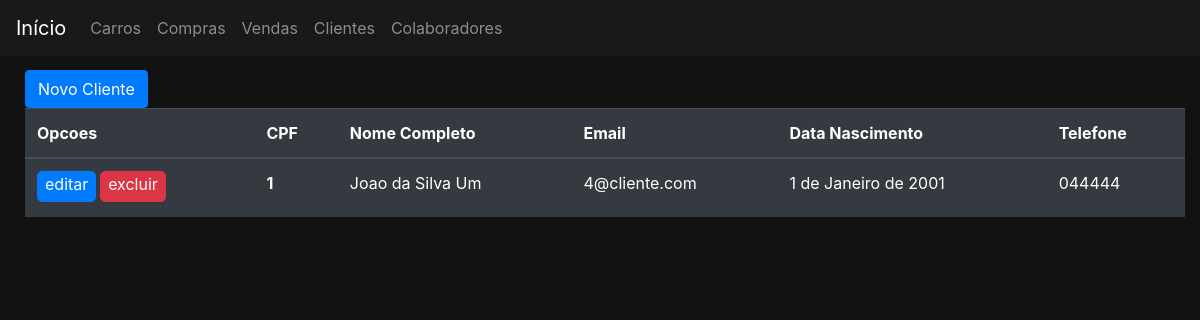
/clientes/, run on the app's committed database.
### clientes/models.py (models this page shows)
class Cliente(Pessoa):
    renda = models.DecimalField(max_digits=15, decimal_places=2, verbose_name='renda')
    profissao = models.CharField(max_length=20, verbose_name='profissao')
    class Meta:
        permissions = (
            ('permissao_gerente', 'permissao gerente'),
            ('permissao_supervisor', 'permissao supervisor'),
            ('permissao_vendedor', 'permissao vendendor'),
            ('permissao_funcionario', 'permissao todos funcionarios'),
        )

### clientes/views.py (the view)
# urls.py: path('', views.ClienteListar.as_view(), name='listar'),
class ClienteListar(generic.ListView, LoginRequiredMixin):
    model = Cliente
    paginate_by = 8
    template_name = 'clientes/clientes.html'
    permission_required = 'clientes.permissao_funcionario'

### clientes/templates/clientes/clientes.html (shortened to what this page needs)
{% extends 'base.html' %}
{% block pagination %}
    <div class="container">
        <div class="row">
            <div class="col-md-4">
                <a href=" {% url 'clientes:criar' %}" class="btn btn-primary botao_topo">Novo Cliente</a>
            </div>
            <div class="col-md-6">{{ block.super }}</div>
        </div>
    </div>
{% endblock %}
{% block 'body' %}
    <div class="container" >
        <div class="row">
            <div class="col-md">
                <table class="table table-dark">
                    <thead>
                        <tr>
                            <th scope="col">Opcoes</th>
                            <th scope="col">CPF</th>
                            <th scope="col">Nome Completo</th>
                            <th scope="col">Email</th>
                            <th scope="col">Data Nascimento</th>
                            <th scope="col">Telefone</th>
                        </tr>
                    </thead>
                    <tbody>
                        {% for cliente in cliente_list %}
                            <tr>
                                <th>
                                    <a href="{% url 'clientes:editar' cliente.pk %}" class="btn btn-primary botao_tabela">editar</a>
                                    <a href="{% url 'clientes:excluir' cliente.pk %}" class="btn btn-danger botao_tabela">excluir</a>
                                </th>
                                <th>{{cliente.cpf}}</th>
                                <td>{{cliente.nomeCompleto}}</td>
                                <td>{{cliente.email}}</td>
                                <td>{{cliente.dataNascimento}}</td>
                                <td>{{cliente.telefone}}</td>
                            </tr>
                        {% endfor %}
                    </tbody>
                </table>
            </div>
        </div>
    </div>
{% endblock %}

### templates/static/css/css.css (style rules this page uses)
.fundo { background-color: #121212; color: white; }
.container { max-width: 1300px; }
body { margin-top: 35px; padding-top: 35px; margin-left: 10px; }
a { color:white; }
.botao_tabela { display: inline-block; padding: 7px 7px; border-radius: 5px; margin-top: 0px; margin-bottom: 3px; padding-top: 0px; padding-bottom: 5px; }

### data on the page
Cliente: cpf "1", nomeCompleto "Joao da Silva Um", email "4@cliente.com", dataNascimento "1 de Janeiro de 2001", telefone "044444"
